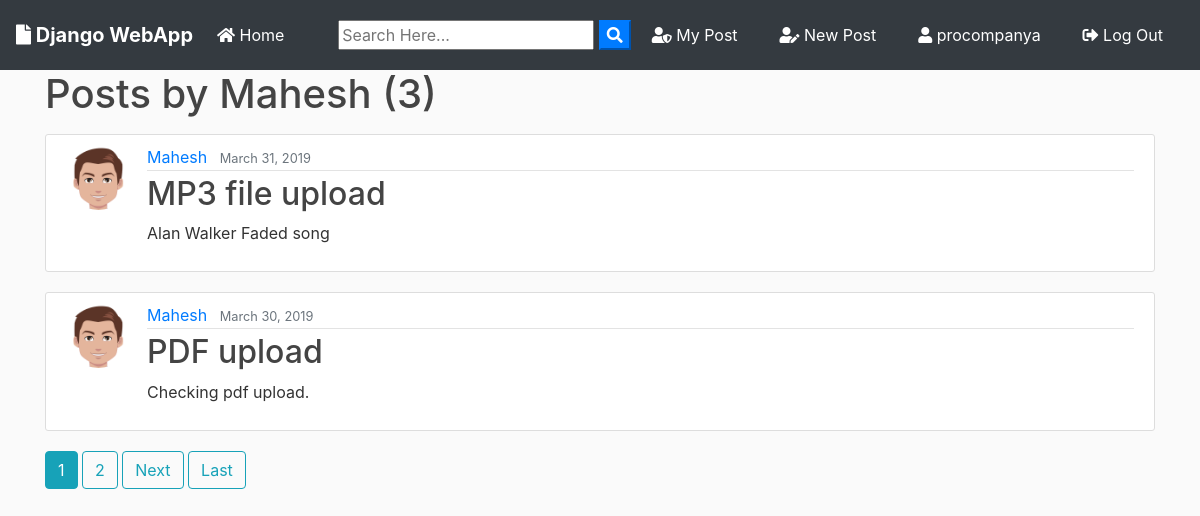
The app's page /user/Mahesh (signed in) with its own data.
### blog/models.py (models this page shows, shortened)
class Post(models.Model):
    title = models.CharField(max_length=100)
    file = models.FileField(null=True,blank=True,upload_to='Files')
    content = models.TextField()
    date_posted = models.DateTimeField(default=timezone.now)
    author = models.ForeignKey(User, on_delete=models.CASCADE)
    like = models.ManyToManyField(User, related_name="blog_posts")

### users/models.py (models this page shows, shortened)
class Profile(models.Model):
    user = models.OneToOneField(User, on_delete=models.CASCADE)
    image = models.ImageField(default='default.jpg', upload_to='profile_pics')

### blog/views.py (the view)
# urls.py: path('user/<str:username>', UserPostListView.as_view(), name='user-posts'),
class UserPostListView(ListView):
    model = Post
    template_name = 'blog/user_posts.html'  # <app>/<model>_<viewtype>.html
    context_object_name = 'posts'
    paginate_by = 2
    def get_queryset(self):
        user = get_object_or_404(User, username=self.kwargs.get('username'))
        return Post.objects.filter(author=user).order_by('-date_posted')

### blog/templates/blog/user_posts.html (shortened to what this page needs)
{% extends "blog/base.html" %}
{% block content %}
    <h1 class="mb-3">Posts by {{ view.kwargs.username }} ({{ page_obj.paginator.count }})</h1>
    {% for post in posts %}
        <article class="media content-section">
          <img class="rounded-circle article-img" src="{{ post.author.profile.image.url }}">
          <div class="media-body">
            <div class="article-metadata">
              <a class="mr-2" href="{% url 'user-posts' post.author.username %}">{{ post.author }}</a>
              <small class="text-muted">{{ post.date_posted|date:"F d, Y" }}</small>
            </div>
            <h2><a class="article-title" href="{% url 'post-detail' post.id %}">{{ post.title }}</a></h2>
            <p class="article-content">{{ post.content }}</p>
          </div>
        </article>
    {% endfor %}
    {% if is_paginated %}
      {% for num in page_obj.paginator.page_range %}
        {% if page_obj.number == num %}
          <a class="btn btn-info mb-4" href="?page={{ num }}">{{ num }}</a>
        {% elif num > page_obj.number|add:'-3' and num < page_obj.number|add:'3' %}
          <a class="btn btn-outline-info mb-4" href="?page={{ num }}">{{ num }}</a>
        {% endif %}
      {% endfor %}
      {% if page_obj.has_next %}
        <a class="btn btn-outline-info mb-4" href="?page={{ page_obj.next_page_number }}">Next</a>
        <a class="btn btn-outline-info mb-4" href="?page={{ page_obj.paginator.num_pages }}">Last</a>
      {% endif %}
    {% endif %}
{% endblock content %}

### blog/templates/blog/base.html (shortened to what this page needs)
{% load static %}
<!doctype html>
<html lang="en">
  <head>
    <link rel="stylesheet" href="https://stackpath.bootstrapcdn.com/bootstrap/4.3.1/css/bootstrap.min.css">
    <link rel="stylesheet" href="https://use.fontawesome.com/releases/v5.8.1/css/all.css" >
    <link rel="stylesheet" href="{% static 'blog/main.css' %}">
</head>
  <body>
        <nav class="navbar navbar-expand-lg navbar-dark bg-dark">
                <a class="navbar-brand font-weight-bold" href="{% url 'blog-home' %}"><i class="fas fa-file"></i> Django WebApp</a>
                <div class="collapse navbar-collapse" id="navbarSupportedContent">
                  <ul class="navbar-nav mr-auto">
                    <li class="nav-item active">
                      <a class="nav-link" href="{% url 'blog-home' %}"><i class="fas fa-home"></i> Home <span class="sr-only">(current)</span></a>
                    </li>
                  </ul>
                  <form id="searchform" action="{% url 'search' %}" method="get">
                    <input type="text" name="q" type="text" value="{{ request.GET.q }}" placeholder="Search Here..." />
                    <button type="button" onclick="searchform.submit()" class=" text-white my-color btn-primary"><i class="fa fa-search"></i></button>
                </form>
                    {% if user.is_authenticated %}
                    <a href="{% url 'user-posts' user %}" class="btn text-white m-2"><i class="fas fa-user-shield"></i> My Post</a>
                    <a href="{% url 'post-create' %} " class="btn text-white m-2"><i class="fas fa-user-edit"></i> New Post</a>
                    <a href="{% url 'profile' %} " class="btn text-white m-2"><i class="fas fa-user"></i> {{ user.username }}</a>
                    <a href="{% url 'logout' %} " class="btn text-white m-2"><i class="fas fa-sign-out-alt"></i> Log Out</a>
                    {% else %}
                    <a href="{% url 'login' %} " class="btn text-white m-2"><i class="fas fa-user-tie"></i> Log In</a>
                    <a href="{% url 'register' %} " class="btn text-white m-2"> <i class="fas fa-sign-in-alt"></i> Sign Up</a>
                    {% endif %}
                </div>
              </nav>
      <div class="container my-bg">
    {% block content %}
    {% endblock  %}
</div>
  </body>
</html>

### blog/static/blog/main.css (style rules this page uses)
body { background: #fafafa; color: #333333; margin-top: 0; }
h1, h2, h3, h4, h5, h6 { color: #444444; }
ul { margin: 0; }
.content-section { background: #ffffff; padding: 10px 20px; border: 1px solid #dddddd; border-radius: 3px; margin-bottom: 20px; }
.article-title { color: #444444; }
.article-content { white-space: pre-line; }
.article-img { height: 65px; width: 65px; margin-right: 16px; }
.article-metadata { padding-bottom: 1px; margin-bottom: 4px; border-bottom: 1px solid #e3e3e3 }

### records on screen
Post: author.profile.image (picture), author "Mahesh", date_posted "March 31, 2019", title "MP3 file upload", content "Alan Walker Faded song"
Post: author.profile.image (picture), author "Mahesh", date_posted "March 30, 2019", title "PDF upload", content "Checking pdf upload."

### other values on screen
{{ user.username }} "procompanya"
{{ view.kwargs.username }} "Mahesh"
{{ page_obj.paginator.count }} "3"
{{ num }} "1"
{{ num }} "2"
